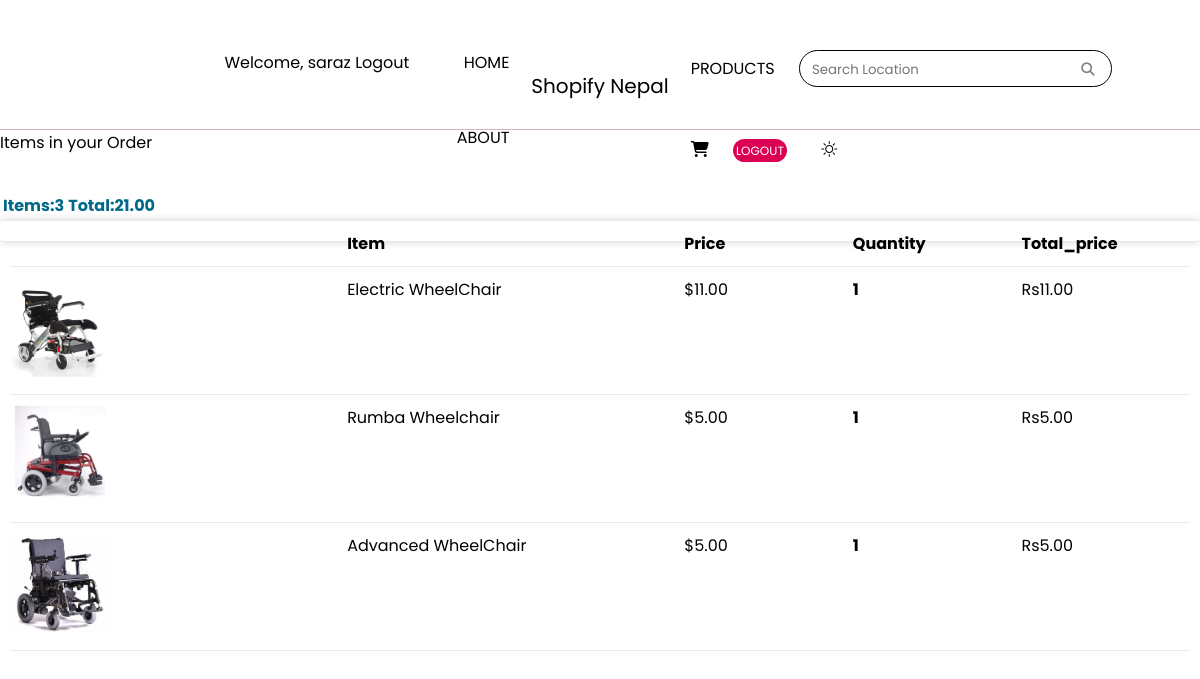
The app's page /49/showOrderitems (signed in) with its own data.
### stroll1/models.py (models this page shows, shortened)
class Order(models.Model):
    date_ordered = models.DateTimeField(auto_now_add=True, null=True)
    customer = models.ForeignKey(Customer, on_delete= models.SET_NULL, blank=True, null=True)
    complete = models.BooleanField(default=False, null=True, blank=True )
    transaction_id = models.CharField(max_length = 200, null=True)
    payment_method = models.CharField(max_length=20, choices = METHOD, default="Cash on delivery")
    payment_completed = models.BooleanField(default=False, null=True, blank=True)
    @property
    def get_cart_total(self):
        orderitems = self.orderitem_set.all()
        total = sum(orderitem.get_total for orderitem in orderitems)
        return total
    @property
    def get_cart_items_number(self):
        orderitems = self.orderitem_set.all()
        total = sum(orderitem.quantity for orderitem in orderitems)
        return total

class OrderItem(models.Model):
        product = models.ForeignKey(product, on_delete=models.CASCADE, null=True, blank=True)
        order = models.ForeignKey(Order, on_delete=models.CASCADE, null=True, blank=True)
        quantity = models.IntegerField(default=0, null=True, blank=True)
        date_added = models.DateTimeField(auto_now_add=True)
        @property
        def get_total(self):
            total = self.quantity * self.product.price
            return total

class product(models.Model):
        name = models.CharField(max_length = 200, null=True, blank=True)
        price = models.FloatField(max_length = 200, null=True, blank=True)
        image = models.ImageField(null=True, blank=True)
        category = models.ForeignKey(Category, models.CASCADE, null=True, blank=True)
        featured = models.BooleanField(default=False, null=True, blank=True )
        @property
        def imageURL(self):
            try:
                url= self.image.url
            except:
                url = ''
            return url

### stroll1/views.py (the view)
# urls.py: path("<order_id>/showOrderitems", views.showOrderitems, name="showOrderitems"),
def showOrderitems(request, order_id):
     order = Order.objects.get(id=order_id)
     orderitems = order.orderitem_set.all()
     context = {'orderitems': orderitems, 'order':order}
     return render(request, 'orderitems.html', context)

### Templates/orderitems.html (shortened to what this page needs)
{% extends 'base.html' %}
{% load static %}
{% block content %}
Items in your Order
<div class="row">
    <div class="col-lg-12">
        <br>
        <table class="table">
            <tr>
                <th><h4>Items:<strong>{{order.get_cart_items_number}}</strong></h4></th>
                <th><h4>Total:<strong>{{order.get_cart_total|floatformat:2}}</strong></h4></th>
            </tr>
        </table>
        <div class="box-element">
                <div class="cart-row">
                    <div style="flex: 2"></div>
                    <div style="flex: 2"><strong>Item</strong></div>
                    <div style="flex: 1"><strong>Price</strong></div>
                    <div style="flex: 1"><strong>Quantity</strong></div>
                    <div style="flex: 1"><strong>Total_price</strong></div>
                </div>
                {% for orderitem in orderitems %}
                <div class="cart-row">
					<div style="flex:2"><img class="row-image" src="{{orderitem.product.imageURL}}"></div>
					<div style="flex:2"><p>{{orderitem.product.name}}</p></div>
					<div style="flex:1"><p>${{orderitem.product.price|floatformat:2}}</p></div>
					<div style="flex:1">
						<p class="quantity">{{orderitem.quantity}}</p>
					</div>
					<div style="flex:1"><p>Rs{{orderitem.get_total|floatformat:2}}</p></div>
				</div>
                {% endfor %}
        </div>
        <br>
    </div>
</div>
{% endblock %}

### Templates/nav.html (shortened to what this page needs)
{% load static %}
<link rel="stylesheet" href="{% static 'css/style.css' %}">
<link rel="stylesheet" href="{% static 'css/stroll-media.css' %}">
<link rel="stylesheet" href="https://cdn.jsdelivr.net/npm/bootstrap-icons@1.10.5/font/bootstrap-icons.css">
<head>
    <header class="header">
        <nav class="leftnav" aria-label="naviation list with home, about and destination">
            <ul id="left-section" style="list-style: none;">
                 {% if request.user.is_authenticated%}
                <span style="margin-left:50px;">Welcome, {{request.user}}</span>
                <span><a href="{% url 'logout'%}">Logout</a></span>
                {% endif %}
                 <li><a href="{% url 'home' %}">HOME</a></li>
                <li><a href="#">ABOUT</a></li>
             </ul>
        </nav>
        <div class="logoimg" style=" display:flex; align-items:center; justify-content:center;">
         <p style="margin-top: 10px; font-size:20px">Shopify Nepal</p>
        </div>
        <nav class="rightnav" aria-label="naviation bar with products, a search bar, cart and user authentication">
            <ul id="right-section" style="list-style: none;">
                <li><a href="{% url 'products' %}">PRODUCTS</a></li>
                <li>
                    <div class="form" aria-label="search a location here by entering a text">
                        <form method="get" action="/search">
                        <input class="dabba" type="search" placeholder="Search Location" name="query" id="query" required>
                        <button aria-label = "search-button" class="search" type="submit"><i class="fa-solid fa-magnifying-glass glass"></i></button>
                        </form>
                    </div>
                </li>
                <li>
                    <div class="from-inline my-2 my-lg-0 cart">
                        <a href="{% url 'cart' %}">
                            <i class="fa-solid fa-cart-shopping"></i>
                        </a>
                    </div>
                </li>
                {% if request.user.is_authenticated%}
                <li><a href="{% url 'logout' %}" class="logout">LOGOUT</a></li>
                {% else %}
                <li><a href="{% url 'login' %}" class="login">LOGIN</a></li>
                <li><a href="{% url 'register' %}" class="signup">SIGN UP</a></li>
                {% endif %}
                <li>
                    <span onclick="change_icon()" id="dark" ><i class="bi bi-brightness-high on" id="light"></i></span>
                </li>
             </ul>
        </nav>
    </header>

### static/css/style.css (style rules this page uses)
* { margin: 0; box-sizing: border-box; font-family: 'Poppins', sans-serif; scroll-behavior: smooth; }
body { overflow-x: hidden; }
a { text-decoration: none; }
h4 { color: #006989; font-weight: bold; }
.search { border-style: none; background-color: white; }
.glass { color: gray !important; }
.on { margin: 0 10px; color: black !important; }
.box-element { box-shadow:hsl(0, 0%, 80%) 0 0 10px; background-color: #fff; border-radius: 4px; padding: 10px; height: 0; }
.col-lg-4, .col-lg-6, .col-lg-8, .col-lg-12 { margin-top: 10px; }
.row-image { width: 100px; }
.cart-row { display: flex; align-items: flex-stretch; padding-bottom: 10px; margin-bottom: 10px; border-bottom: 1px solid #ececec; }
.quantity { display: inline-block; font-weight: 700; padding-right:10px; }
.header { padding-left: 4%; padding-right: 4%; display: grid; grid-template-columns: repeat(2, 1fr) 0.7fr repeat(2, 1fr); grid-template-rows: repeat(5, 1fr); grid-column-gap: 12px; grid-row-gap: 0px; height: 130px; border-bottom: 0.5px solid rgb(202, 185, 185); }
.leftnav { grid-area: 1 / 1 / 2 / 3; text-align: right; }
.leftnav ul li { display: inline-block; margin-left: 50px; margin-top: 50px; }
.rightnav ul li { display: inline-block; margin-top: 50px; margin-right: 20px; }
.rightnav ul { margin-left: -40px; }
.logoimg { grid-area: 1 / 3 / 2 / 4; text-align: center; }
.rightnav { grid-area: 1 / 4 / 2 / 6; }
.rightnav .form { padding: 5px 10px 5px 10px; border-radius: 30px; border: 1px solid black; }
.rightnav .form input { border: 0px; }
.header a { color: black; }
.rightnav .cart { position: relative; }
.logout { background: #db0054; padding: 3px; font: bold; font-size: 12px; border-radius: 30px; }
.rightnav .logout { color: white; }

### records on screen
Order: get_cart_items_number "3", get_cart_total "21.00"
OrderItem: product.imageURL (picture), product.name "Electric WheelChair", product.price "11.00", quantity "1", get_total "11.00"
OrderItem: product.imageURL (picture), product.name "Rumba Wheelchair", product.price "5.00", quantity "1", get_total "5.00"
OrderItem: product.imageURL (picture), product.name "Advanced WheelChair", product.price "5.00", quantity "1", get_total "5.00"

### other values on screen
{{ request.user }} "saraz"
